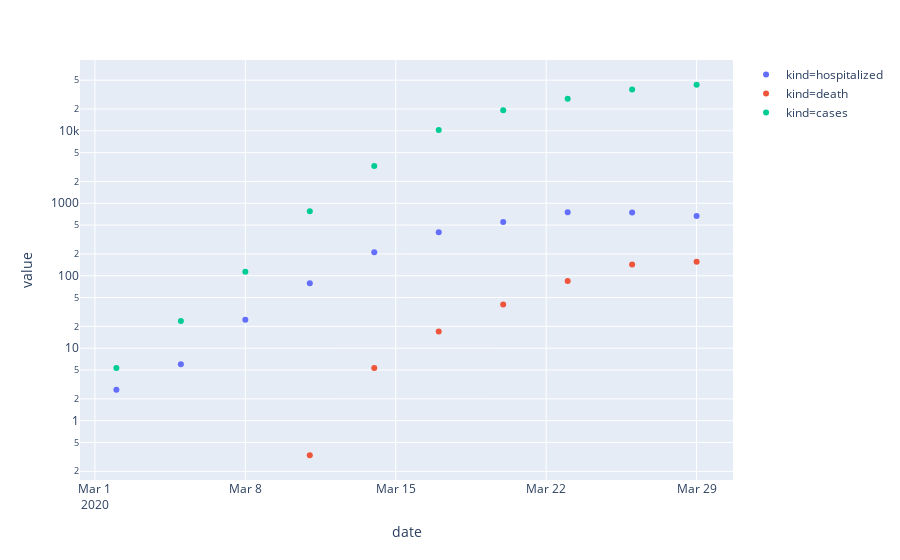

Source (notebook cell):
### Code cell
df = nyc_hosp_df.stack().reset_index().rename(columns={"level_1": "kind", 0: "value"})

fig = px.scatter(
    df,
    x="date",
    y="value",
    color="kind",
    # marginal_y="histogram",
    log_y=True,
)
fig.show()

### Figure 1 — Plotly figure (JSON) as saved in the notebook; plotly's stock layout.template omitted (floating-point values rounded to 4 significant figures)
{"data": [{"hoverlabel": {"namelength": 0}, "hovertemplate": "kind=hospitalized<br>date=%{x}<br>value=%{y}", "legendgroup": "kind=hospitalized", "marker": {"color": "#636efa", "symbol": "circle"}, "mode": "markers", "name": "kind=hospitalized", "showlegend": true, "type": "scatter", "x": ["2020-03-02T00:00:00", "2020-03-05T00:00:00", "2020-03-08T00:00:00", "2020-03-11T00:00:00", "2020-03-14T00:00:00", "2020-03-17T00:00:00", "2020-03-20T00:00:00", "2020-03-23T00:00:00", "2020-03-26T00:00:00", "2020-03-29T00:00:00"], "xaxis": "x", "y": [2.667, 6, 24.67, 79, 210.7, 397.7, 553.3, 752.3, 746.7, 667.5], "yaxis": "y"}, {"hoverlabel": {"namelength": 0}, "hovertemplate": "kind=death<br>date=%{x}<br>value=%{y}", "legendgroup": "kind=death", "marker": {"color": "#EF553B", "symbol": "circle"}, "mode": "markers", "name": "kind=death", "showlegend": true, "type": "scatter", "x": ["2020-03-02T00:00:00", "2020-03-05T00:00:00", "2020-03-08T00:00:00", "2020-03-11T00:00:00", "2020-03-14T00:00:00", "2020-03-17T00:00:00", "2020-03-20T00:00:00", "2020-03-23T00:00:00", "2020-03-26T00:00:00", "2020-03-29T00:00:00"], "xaxis": "x", "y": [0, 0, 0, 0.3333, 5.333, 17, 40, 84.33, 143.3, 156], "yaxis": "y"}, {"hoverlabel": {"namelength": 0}, "hovertemplate": "kind=cases<br>date=%{x}<br>value=%{y}", "legendgroup": "kind=cases", "marker": {"color": "#00cc96", "symbol": "circle"}, "mode": "markers", "name": "kind=cases", "showlegend": true, "type": "scatter", "x": ["2020-03-02T00:00:00", "2020-03-05T00:00:00", "2020-03-08T00:00:00", "2020-03-11T00:00:00", "2020-03-14T00:00:00", "2020-03-17T00:00:00", "2020-03-20T00:00:00", "2020-03-23T00:00:00", "2020-03-26T00:00:00", "2020-03-29T00:00:00"], "xaxis": "x", "y": [5.333, 23.67, 113.7, 774, 3270.0, 10240.0, 19180.0, 27610.0, 37060.0, 43209], "yaxis": "y"}], "layout": {"legend": {"tracegroupgap": 0}, "margin": {"t": 60}, "xaxis": {"anchor": "y", "domain": [0, 1], "title": {"text": "date"}}, "yaxis": {"anchor": "x", "domain": [0, 1], "title": {"text": "value"}, "type": "log"}}}
